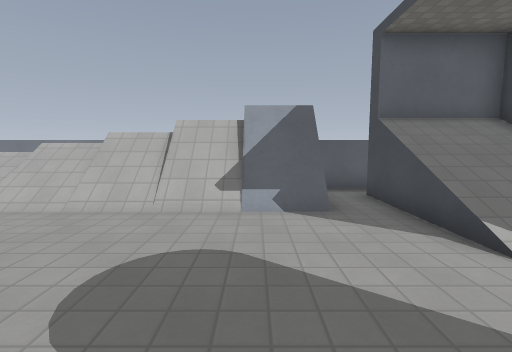
view 1 (above)

18 first-person views from a walk through a 3-D level made in the Godot game engine. The camera is 1.3 m above the floor, tilts 6° down and sees 85° across. The floor is counted in squares, 1 m on a side. Each view is taken from the middle of a square. On the plan, view 1 faces up. The plan holds only what a view shows up to about 13 squares ahead; the rest is blank. Surface patterns are stand-ins for the level's own textures.

view 2
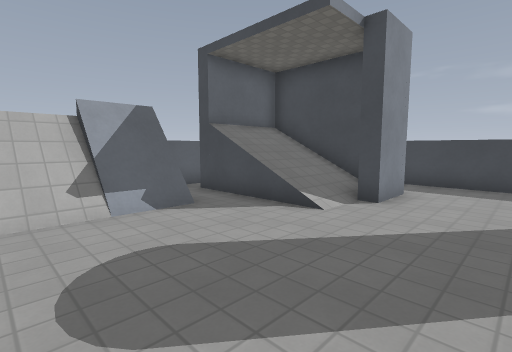

view 3
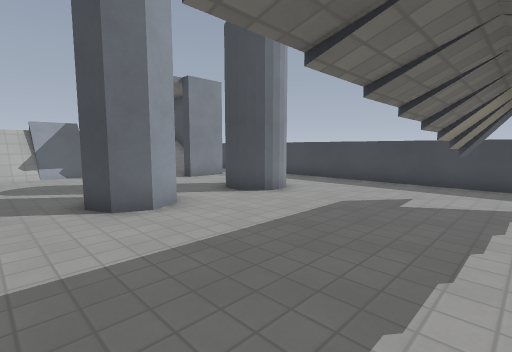

view 4
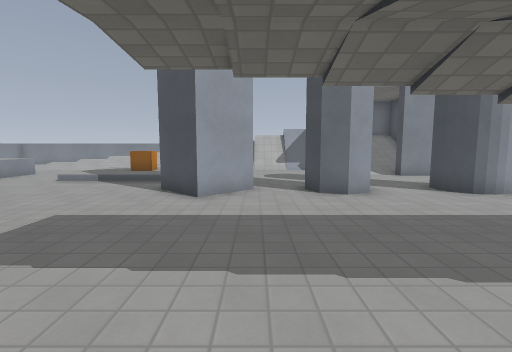

view 5
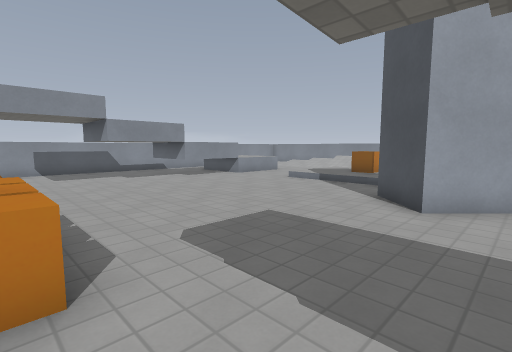

view 6
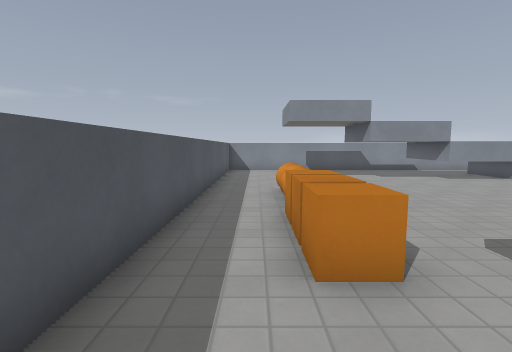

view 7
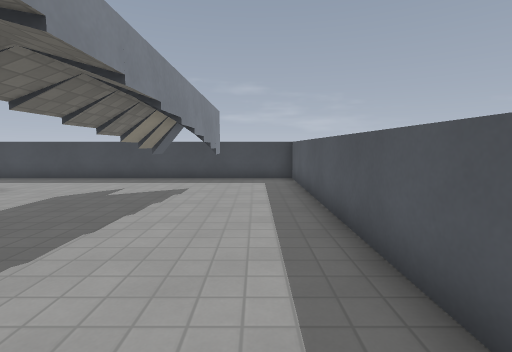

view 8
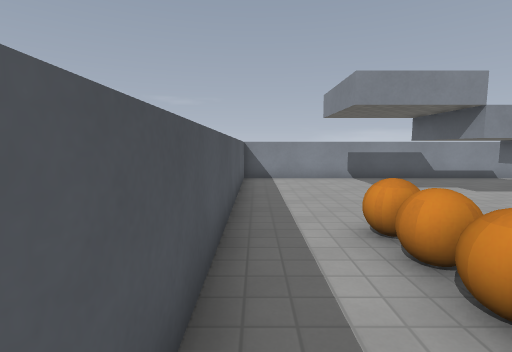

view 9
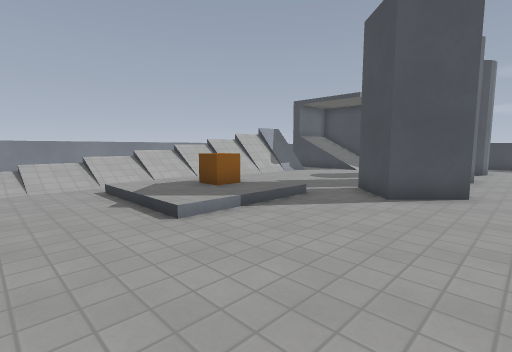

view 10
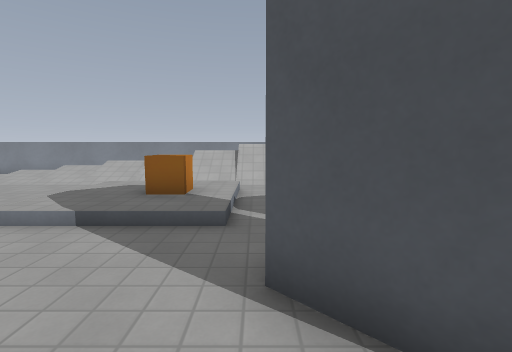

view 11
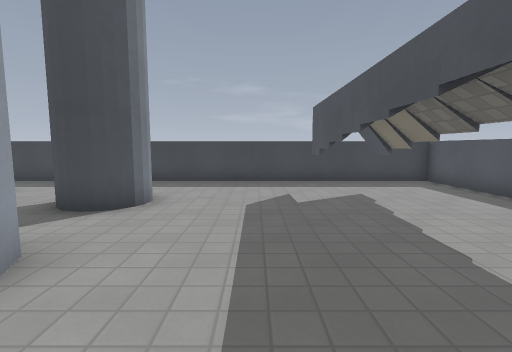

view 12
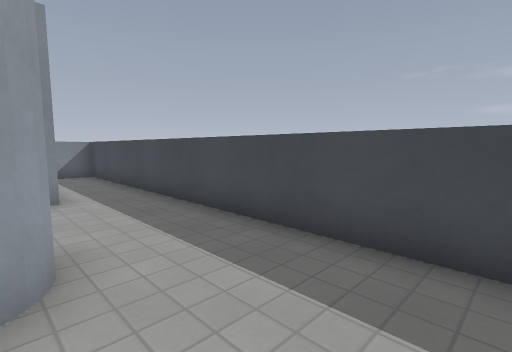

view 13
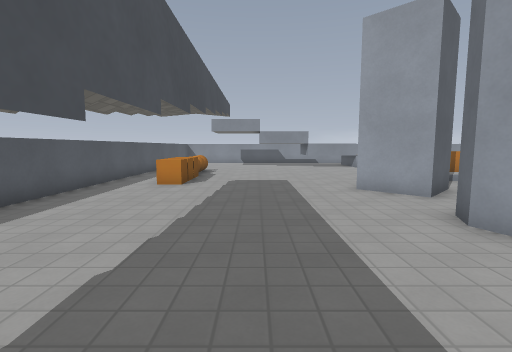

view 14
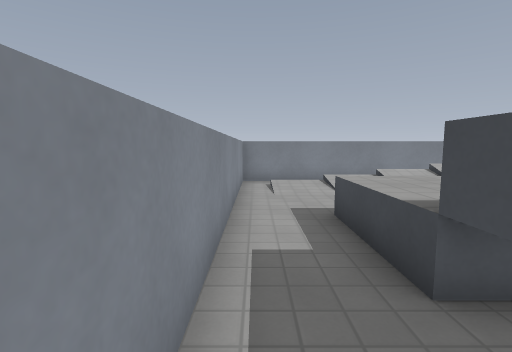

view 15
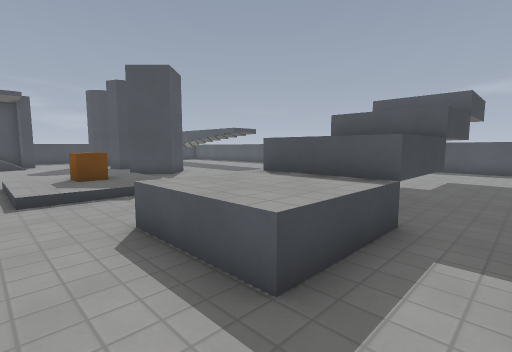

view 16
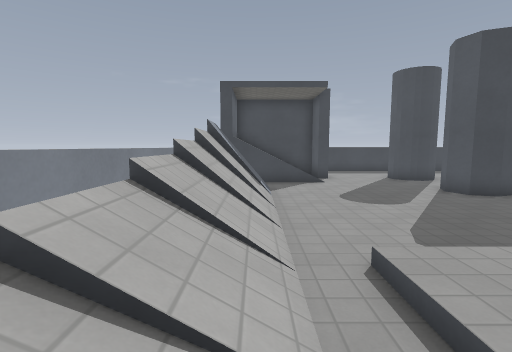

view 17
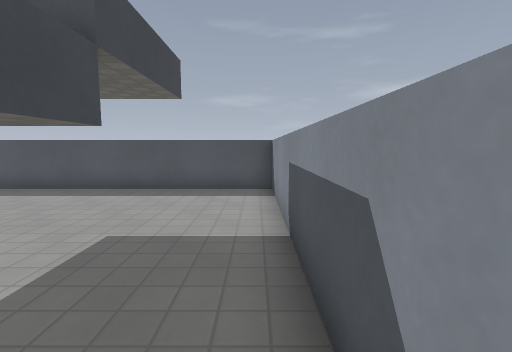

view 18
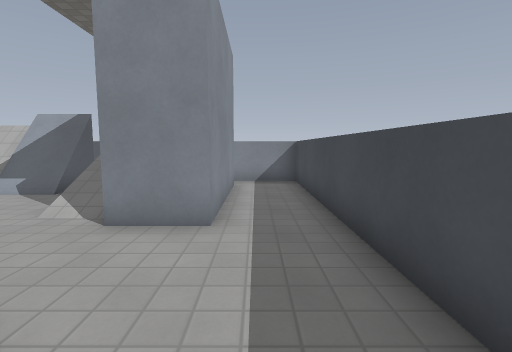

### Floor plan
Key: @ floor where view 1 was taken; # wall or solid block; x gap in a wall; . main floor; : floor 0.25 m higher than the main floor; / step, stairs or slope; = window, fence, low wall or low ledge; ^ raised ledge; T thing the floor can be seen under or through; B box; A ball.
Columns run from 18 left of view 1 to 9 right of it. Each row starts with its distance up from view 1.
  9 ############################
  8 #.                  ..  ...#
  7 #.::://///////////##.####..#
  6 #..../////////////=#.///#..#
  5 #....................///#..#
  4 #........::::........///#..#
  3 #..^^^...::B:........//##..#
  2 #..^^^...::B:..............#
  1 #..^^^...::::..............#
  0 #..^^^............@........#
 -1 #..^ ^........##..##..# ...#
 -2 #..^ ^........##..##..##...#
 -3 #..TT#.....................#
 -4 #..T T.....................#
 -5 #..T T.....................#
 -6 #..TTT.....................#
 -7 #...................TTTTT..#
 -8 #.......................x..#
 -9 #.......AAABBB......#xTTT..#
-10 #..........................#
-11 #..........................#
-12 ############################

Where each view was taken, in squares from view 1:
view 1: 0 up, 0 right, facing up
view 2: 0 up, 2 left, facing up-right
view 3: 8 down, 2 left, facing up-right
view 4: 10 down, 2 left, facing up
view 5: 9 down, 2 left, facing up-left
view 6: 10 down, 2 left, facing left
view 7: 10 down, 3 left, facing right
view 8: 11 down, 6 left, facing left
view 9: 4 down, 12 left, facing up-right
view 10: 4 down, 5 left, facing up
view 11: 5 down, 2 left, facing right
view 12: 5 down, 5 right, facing up-right
view 13: 6 down, 5 right, facing left
view 14: 2 down, 17 left, facing up
view 15: 5 up, 17 left, facing down-right
view 16: 6 up, 9 left, facing right
view 17: 3 down, 17 left, facing down
view 18: 2 down, 7 right, facing up
